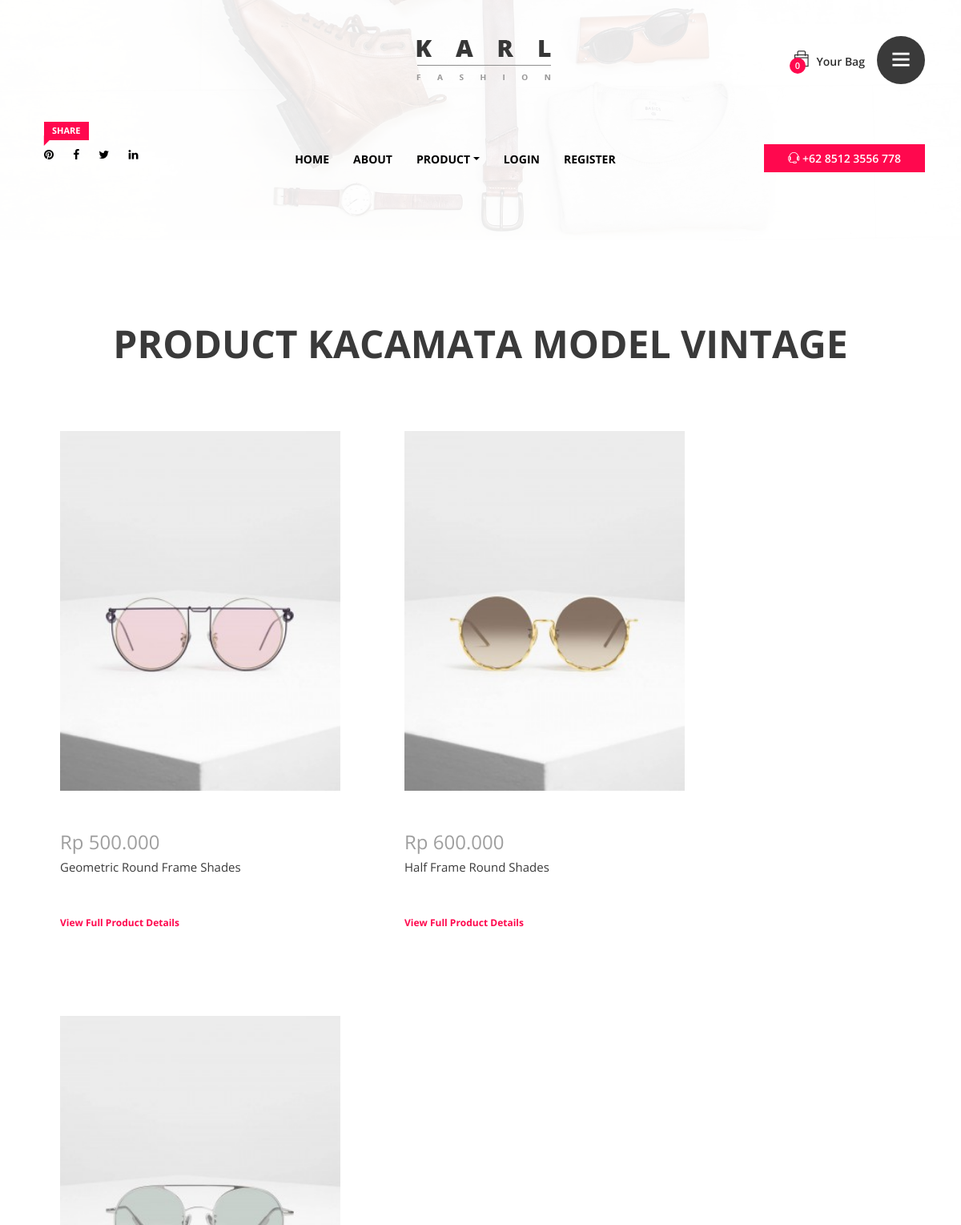
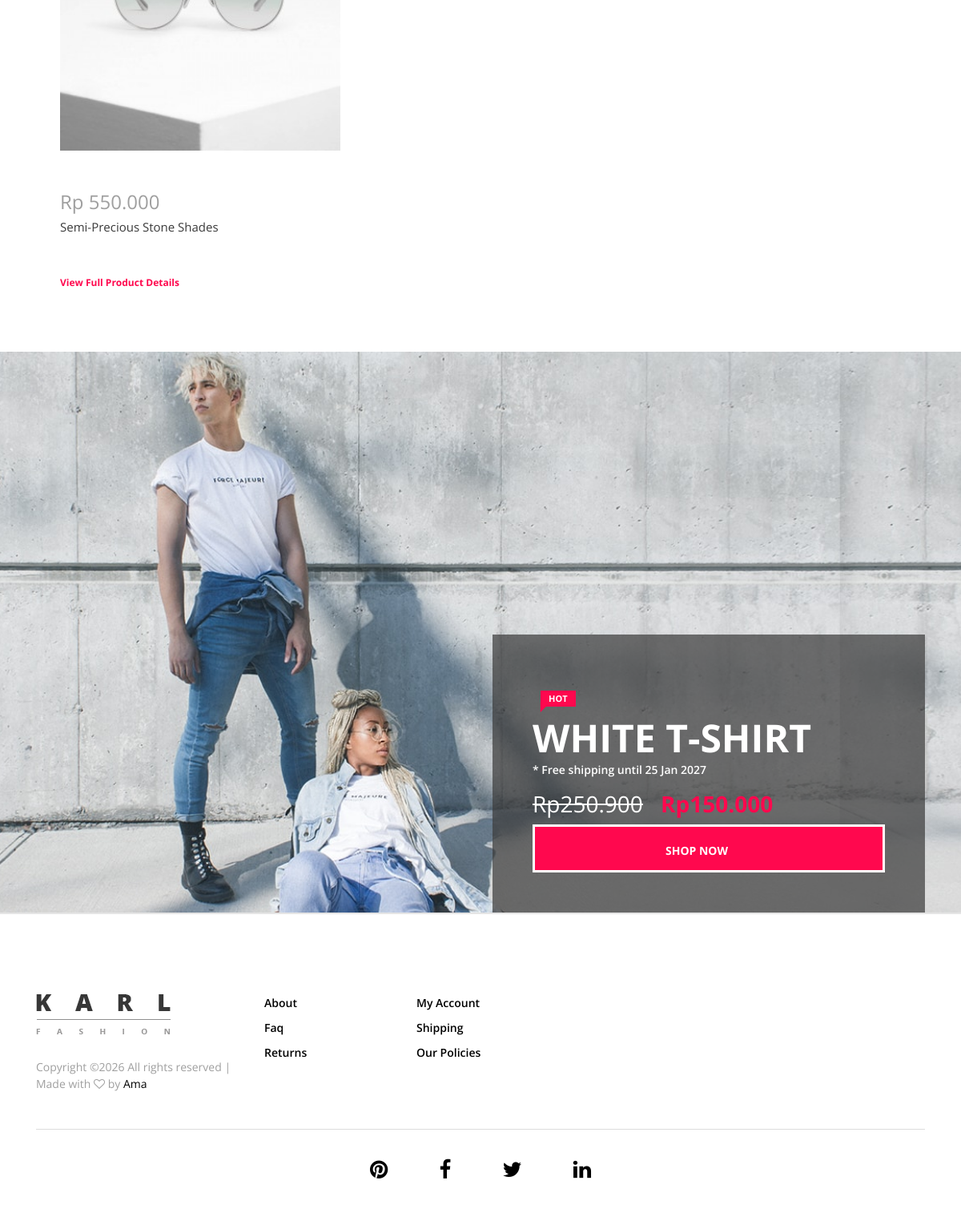
The app's page /vintage.php with its own data (2 pictures, top to bottom).
### tables this page shows
CREATE TABLE `product` (
  `product_id` varchar(16) NOT NULL,
  `categori_id` varchar(6) NOT NULL,
  `categori_nama` varchar(50) NOT NULL,
  `product_nama` varchar(50) NOT NULL,
  `product_keterangan` text NOT NULL,
  `product_harga` int(10) NOT NULL,
  `product_stok` int(3) NOT NULL,
  `product_ukuran` varchar(100) DEFAULT NULL,
  `product_gambar` varchar(15) NOT NULL,
  `product_status` varchar(15) NOT NULL
);

### vintage.php (the view, shortened to what this page needs)
<?php
require_once 'session.php';
?>
<!DOCTYPE html>
<html lang="en">
<head>
   <?php  require_once 'title.php' ?>
</head>
<body>
    <div class="catagories-side-menu">
        <div id="sideMenuClose">
        </div>
                 <?php  require_once 'categories.php'; ?>
    </div>
    <div id="wrapper">
       <?php  require_once 'header.php'; ?>
        <section class="new_arrivals_area section_padding_100_0 clearfix">
            <div class="container">
                <div class="row">
                    <div class="col-12">
                        <div class="section_heading text-center">
                            <h2>PRODUCT KACAMATA MODEL VINTAGE</h2>
                        </div>
                    </div>
                </div>
            </div>
                     <div class="col-12" data-wow-delay="0.2s">
                        <?php
                        $data=mysqli_query($con, "select * from product where product_stok>=1 and categori_id='C1008'");
                        while($rowData=mysqli_fetch_array($data))
                        {
                            ?>
                            <div class="listProduct">
                                <div class="product-img">
                                    <img src="product/<?php echo $rowData['product_gambar'];?>" >
                                </div>
                                <div class="product-description">
                                    <h4 class="product-price"><?php echo "Rp ".number_format($rowData['product_harga'], 0, ",", "."); ?></h4>
                                        <p><?php echo $rowData['product_nama']; ?></p>
                                        <a href="detail_product.php?id=<?php echo $rowData['product_id'];?>" class="add-to-cart-btn">View Full Product Details</a>
                                </div>
                            </div>
                            <?php
                        }
                        ?>
                     </div>
        </section>
        <?php require_once'iklan.php'; ?>
        <?php  require_once 'footer.php'; ?>
    </div>
</body>
</html>

### css/core-style.css (style rules this page uses)
* { margin: 0; padding: 0; }
body { font-family: 'Open Sans', sans-serif; font-weight: 400; overflow-x: hidden; }
h1, h2, h3, h4, h5, h6 { color: #3a3a3a; line-height: 1.2; font-family: 'Open Sans', sans-serif; font-weight: 700; }
p { color: #3a3a3a; font-size: 1em; line-height: 1.5; font-family: 'Open Sans', sans-serif; font-weight: 400; }
a, a:hover, a:focus { -webkit-transition: all 500ms ease 0s; transition: all 500ms ease 0s; text-decoration: none; outline: none; color: #000000; font-family: 'Open Sans', sans-serif; font-weight: 400; }
img { height: auto; max-width: 100%; }
.section_padding_100_0 { padding: 100px 0 0; }
.section_heading { margin-bottom: 50px; position: relative; z-index: 1; }
.section_heading h2 { font-size: 48px; margin-bottom: 0; text-transform: uppercase; }
#wrapper { position: relative; z-index: 1000; background-color: #fff; left: 0; top: 0; -webkit-transition: all linear 500ms; transition: all linear 500ms; box-shadow: 0 0 50px rgba(0, 0, 0, 0.2); }
.catagories-side-menu { background-color: #fff; width: 300px; position: fixed; top: 0; left: 0; height: 100%; z-index: 1; }
#sideMenuClose { color: #fff; width: 20%; height: 50px; line-height: 50px; font-size: 18px; text-align: center; border-radius: 0; cursor: pointer; z-index: 99; position: absolute; top: 0; right: 0; -webkit-transition-duration: 500ms; transition-duration: 500ms; background-color: #3a3a3a; }
.product-img { position: relative; z-index: 1; overflow: hidden }
.product-img > img { width: 100%; -webkit-transition-duration: 500ms; transition-duration: 500ms; }
.product-description { margin-top: 50px; }
.product-description h4 { font-weight: 400; color: #9f9f9f; margin-bottom: 5px; display: block; }
.product-description p { font-size: 15px; margin: 0; }
.product-description .add-to-cart-btn { margin-top: 50px; font-size: 12px; font-weight: 700; color: #ff084e; display: block; }
.listProduct { width:350px; height:700px; float:left; margin:30px 20px 0 60px; }

### records on screen
product: product_gambar (picture), product_harga "500.000", product_nama "Geometric Round Frame Shades"
product: product_gambar (picture), product_harga "600.000", product_nama "Half Frame Round Shades"
product: product_gambar (picture), product_harga "550.000", product_nama "Semi-Precious Stone Shades"

### other values on screen
count($_SESSION['myCart'] ?? []) "0"
